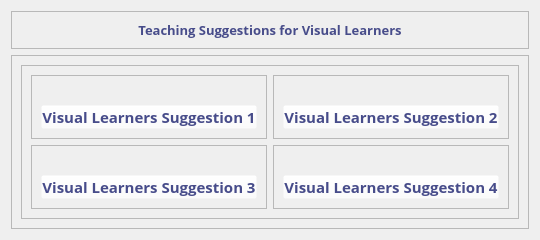
            <widget class="QWidget" name="visual_suggest">
             <layout class="QVBoxLayout" name="verticalLayout_46">
              <item>
               <widget class="QFrame" name="frame_54">
                <property name="styleSheet">
                 <string notr="true"/>
                </property>
                <property name="frameShape">
                 <enum>QFrame::StyledPanel</enum>
                </property>
                <property name="frameShadow">
                 <enum>QFrame::Raised</enum>
                </property>
                <layout class="QVBoxLayout" name="verticalLayout_41">
                 <item alignment="Qt::AlignTop">
                  <widget class="QLabel" name="label_30">
                   <property name="font">
                    <font>
                     <family>Open Sans</family>
                     <pointsize>10</pointsize>
                     <weight>75</weight>
                     <bold>true</bold>
                    </font>
                   </property>
                   <property name="styleSheet">
                    <string notr="true">#label_30{
color: #474C8A;
} </string>
                   </property>
                   <property name="text">
                    <string>Teaching Suggestions for Visual Learners</string>
                   </property>
                   <property name="alignment">
                    <set>Qt::AlignCenter</set>
                   </property>
                  </widget>
                 </item>
                </layout>
               </widget>
              </item>
              <item>
               <widget class="QFrame" name="frame_55">
                <property name="sizePolicy">
                 <sizepolicy hsizetype="Preferred" vsizetype="Expanding">
                  <horstretch>0</horstretch>
                  <verstretch>0</verstretch>
                 </sizepolicy>
                </property>
                <property name="frameShape">
                 <enum>QFrame::StyledPanel</enum>
                </property>
                <property name="frameShadow">
                 <enum>QFrame::Raised</enum>
                </property>
                <layout class="QGridLayout" name="_4">
                 <item row="0" column="0">
                  <widget class="QFrame" name="frame_56">
                   <property name="frameShape">
                    <enum>QFrame::StyledPanel</enum>
                   </property>
                   <property name="frameShadow">
                    <enum>QFrame::Raised</enum>
                   </property>
                   <layout class="QGridLayout" name="gridLayout_5">
                    <item row="1" column="1">
                     <widget class="QFrame" name="frame_57">
                      <property name="styleSheet">
                       <string notr="true">#frame_57:hover{
border: 2px solid #7982E8;
}</string>
                      </property>
                      <property name="frameShape">
                       <enum>QFrame::StyledPanel</enum>
                      </property>
                      <property name="frameShadow">
                       <enum>QFrame::Raised</enum>
                      </property>
                      <layout class="QVBoxLayout" name="verticalLayout_42">
                       <item>
                        <widget class="QLabel" name="visualSuggest_label4">
                         <property name="styleSheet">
                          <string notr="true">#visualSuggest_label4{
background: rgba(255, 255, 255, 0);
}</string>
                         </property>
                         <property name="text">
                          <string/>
                         </property>
                        </widget>
                       </item>
                       <item>
                        <widget class="QPushButton" name="visualSuggest_btn4">
                         <property name="font">
                          <font>
                           <family>Open Sans</family>
                           <pointsize>-1</pointsize>
                           <weight>75</weight>
                           <bold>true</bold>
                          </font>
                         </property>
                         <property name="styleSheet">
                          <string notr="true">#visualSuggest_btn4{
color: #474C8A;
font-size: 15px;
margin: 0;
text-align: center;
background: rgba(255, 255, 255, 0);
}

#visualSuggest_btn4:hover{
color: #7982E8;
}</string>
                         </property>
                         <property name="text">
                          <string>Visual Learners Suggestion 4</string>
                         </property>
                        </widget>
                       </item>
                      </layout>
                     </widget>
                    </item>
                    <item row="0" column="1">
                     <widget class="QFrame" name="frame_58">
                      <property name="styleSheet">
                       <string notr="true">#frame_58:hover{
border: 2px solid #7982E8;
}</string>
                      </property>
                      <property name="frameShape">
                       <enum>QFrame::StyledPanel</enum>
                      </property>
                      <property name="frameShadow">
                       <enum>QFrame::Raised</enum>
                      </property>
                      <layout class="QVBoxLayout" name="verticalLayout_43">
                       <item>
                        <widget class="QLabel" name="visualSuggest_label2">
                         <property name="styleSheet">
                          <string notr="true">#visualSuggest_label2{
background: rgba(255, 255, 255, 0);
}</string>
                         </property>
                         <property name="text">
                          <string/>
                         </property>
                        </widget>
                       </item>
                       <item>
                        <widget class="QPushButton" name="visualSuggest_btn2">
                         <property name="font">
                          <font>
                           <family>Open Sans</family>
                           <pointsize>-1</pointsize>
                           <weight>75</weight>
                           <bold>true</bold>
                          </font>
                         </property>
                         <property name="styleSheet">
                          <string notr="true">#visualSuggest_btn2{
color: #474C8A;
font-size: 15px;
margin: 0;
text-align: center;
background: rgba(255, 255, 255, 0);
}

#visualSuggest_btn2:hover{
color: #7982E8;
}</string>
                         </property>
                         <property name="text">
                          <string>Visual Learners Suggestion 2</string>
                         </property>
                        </widget>
                       </item>
                      </layout>
                     </widget>
                    </item>
                    <item row="1" column="0">
                     <widget class="QFrame" name="frame_59">
                      <property name="styleSheet">
                       <string notr="true">#frame_59:hover{
border: 2px solid #7982E8;
}</string>
                      </property>
                      <property name="frameShape">
                       <enum>QFrame::StyledPanel</enum>
                      </property>
                      <property name="frameShadow">
                       <enum>QFrame::Raised</enum>
                      </property>
                      <layout class="QVBoxLayout" name="verticalLayout_44">
                       <item>
                        <widget class="QLabel" name="visualSuggest_label3">
                         <property name="styleSheet">
                          <string notr="true">#visualSuggest_label3{
background: rgba(255, 255, 255, 0);
}</string>
                         </property>
                         <property name="text">
                          <string/>
                         </property>
                        </widget>
                       </item>
                       <item>
                        <widget class="QPushButton" name="visualSuggest_btn3">
                         <property name="font">
                          <font>
                           <family>Open Sans</family>
                           <pointsize>-1</pointsize>
                           <weight>75</weight>
                           <bold>true</bold>
                          </font>
                         </property>
                         <property name="styleSheet">
                          <string notr="true">#visualSuggest_btn3{
color: #474C8A;
font-size: 15px;
margin: 0;
text-align: center;
background: rgba(255, 255, 255, 0);
}

#visualSuggest_btn3:hover{
color: #7982E8;
}</string>
                         </property>
                         <property name="text">
                          <string>Visual Learners Suggestion 3</string>
                         </property>
                        </widget>
                       </item>
                      </layout>
                     </widget>
                    </item>
                    <item row="0" column="0">
                     <widget class="QFrame" name="frame_60">
                      <property name="styleSheet">
                       <string notr="true">#frame_60:hover{
border: 2px solid #7982E8;
}</string>
                      </property>
                      <property name="frameShape">
                       <enum>QFrame::StyledPanel</enum>
                      </property>
                      <property name="frameShadow">
                       <enum>QFrame::Raised</enum>
                      </property>
                      <layout class="QVBoxLayout" name="verticalLayout_45">
                       <item>
                        <widget class="QLabel" name="visualSuggest_label1">
                         <property name="styleSheet">
                          <string notr="true">#visualSuggest_label1{
background: rgba(255, 255, 255, 0);
}</string>
                         </property>
                         <property name="text">
                          <string/>
                         </property>
                        </widget>
                       </item>
                       <item>
                        <widget class="QPushButton" name="visualSuggest_btn1">
                         <property name="font">
                          <font>
                           <family>Open Sans</family>
                           <pointsize>-1</pointsize>
                           <weight>75</weight>
                           <bold>true</bold>
                          </font>
                         </property>
                         <property name="styleSheet">
                          <string notr="true">#visualSuggest_btn1{
color: #474C8A;
font-size: 15px;
margin: 0;
text-align: center;
background: rgba(255, 255, 255, 0);
}

#visualSuggest_btn1:hover{
color: #7982E8;
}</string>
                         </property>
                         <property name="text">
                          <string>Visual Learners Suggestion 1</string>
                         </property>
                        </widget>
                       </item>
                      </layout>
                     </widget>
                    </item>
                   </layout>
                  </widget>
                 </item>
                </layout>
               </widget>
              </item>
             </layout>
            </widget>
